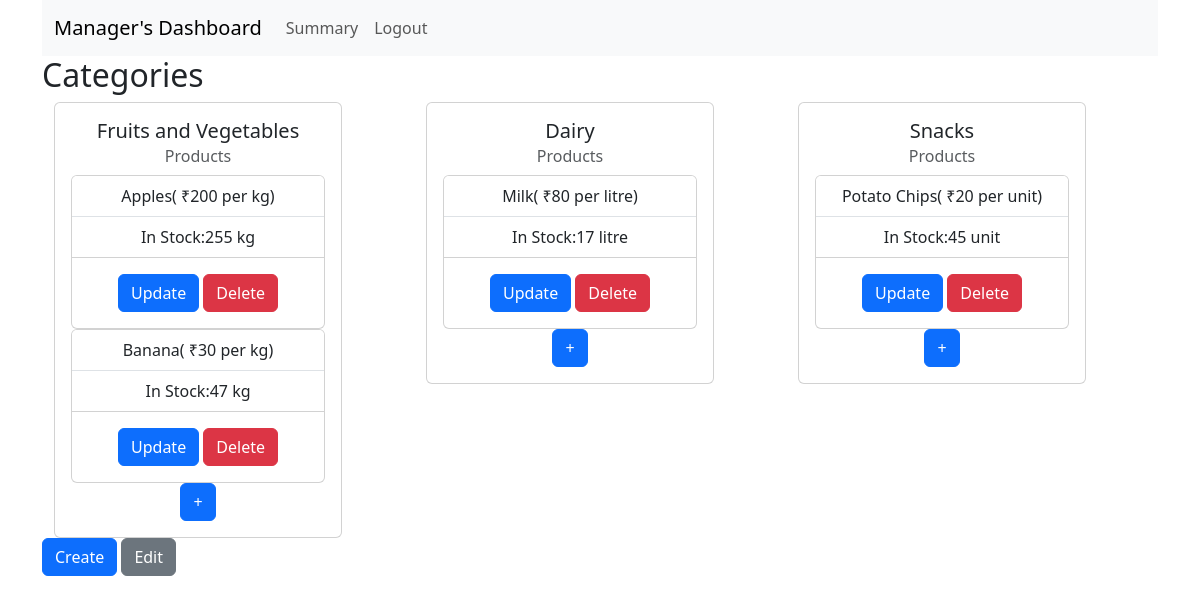
The app's page /admin/dashboard with its own data.
### application/models.py (models this page shows)
class Category(db.Model):
    c_id=db.Column(db.Integer,primary_key=True)
    name=db.Column(db.String,unique=True,nullable=False)
    items=db.relationship("Product",backref="product_type")

class Product(db.Model):
    p_id=db.Column(db.Integer,primary_key=True)
    name=db.Column(db.String,nullable=False,unique=True)
    category_id=db.Column(db.Integer,db.ForeignKey("category.c_id"),nullable=False)
    unit=db.Column(db.String(6),nullable=False)
    quantity=db.Column(db.Integer,nullable=False)
    cost=db.Column(db.Integer,nullable=False)

### application/controllers1.py (the view)
@app.route("/admin/dashboard",methods=["GET"])
def admin_dashboard():
    categories=Category.query.all()
    return render_template("admin_dash.html",categories=categories)

### templates/admin_dash.html (shortened to what this page needs)
{%extends "base.html"%}
{%block content%}
<div class="container" >
    <nav class="navbar navbar-expand-lg bg-body-tertiary" style="background-color: #a0a3a5;">
        <div class="container-fluid">
          <a class="navbar-brand" href="/admin/dashboard">Manager's Dashboard</a>
          <div class="collapse navbar-collapse" id="navbarNav">
            <ul class="navbar-nav">
              <li class="nav-item">
                <a class="nav-link" aria-current="page" href="/admin/summary">Summary</a>
              </li>
              <li class="nav-item">
                <a class="nav-link" href="/">Logout</a>
              </li>
            </ul>
          </div>
        </div>
    </nav>
    <h2>Categories</h2>
    {%if categories|length == 0 %}
      <div class="alert alert-primary" role="alert">
        No Categories or Products Created!
      </div>
    {%else%}
      <div class="container text-center">
        <div class="row row-cols-3">
            {%for category in categories%}
          <div class="col">
            <div class="card" style="width: 18rem;">
                <div class="card-body">
                  <h5 class="card-title">{{category.name}}</h5>
                  {%if category.items|length==0%}
                  <h6 class="card-subtitle mb-2 text-body-secondary">No Products!</h6>
                  {%else%}
                  <h6 class="card-subtitle mb-2 text-body-secondary">Products</h6>
                  <ul class="list-group list-group-flush">
                  {%for product in category.items%}
                  <div class="card">
                    <ul class="list-group list-group-flush">
                      <li class="list-group-item">{{product.name}}( ₹{{product.cost}} per {{product.unit}})</li>
                      <li class="list-group-item">In Stock:{{product.quantity}} {{product.unit}}</li>
                    </ul>
                    <div class="card-body">
                      <a class="btn btn-primary" href="/admin/edit_product/{{product.p_id}}" role="button">Update</a>
                      <a class="btn btn-danger" href="/admin/delete_product/{{product.p_id}}" role="button">Delete</a>
                    </div>
                  </div>
                  {%endfor%}
                  </ul>
                  {%endif%}
                  <div>
                    <a class="btn btn-primary" href="/admin/add_product/{{category.c_id}}" role="button">+</a>
                  </div>
                </div>
              </div>
              </div>
            {%endfor%}
        </div>
      </div>
      {%endif%}
      <div>
        <a class="btn btn-primary" href="/admin/create" role="button">Create</a>
        <a class="btn btn-secondary" href="/admin/edit" role="button">Edit</a>
      </div>
</div>
{%endblock%}

### templates/base.html (shortened to what this page needs)
<!DOCTYPE html>
<html lang="en">
<head>
    <link href="https://cdn.jsdelivr.net/npm/bootstrap@5.3.2/dist/css/bootstrap.min.css" rel="stylesheet">
</head>
<body>
    {% block content%}
    {% endblock %}
</body>
</html>

### records on screen
Category: name "Fruits and Vegetables"
Product: name "Apples", cost "200", unit "kg", quantity "255"
Product: name "Banana", cost "30", unit "kg", quantity "47"
Category: name "Dairy"
Product: name "Milk", cost "80", unit "litre", quantity "17"
Category: name "Snacks"
Product: name "Potato Chips", cost "20", unit "unit", quantity "45"
